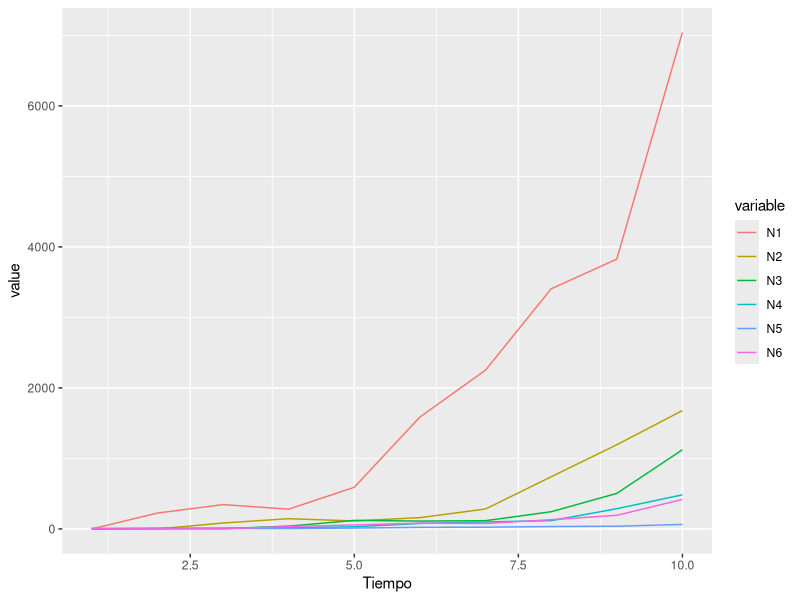

Write the R code that produced this figure.
A <- as.matrix(read.csv("Scripts-R/Silene-matriz.csv"))

tiempo = 10

N <- matrix(0, nrow = 6, ncol = tiempo)

N0 <- c(0, 0, 0, 5, 5, 5)

N[, 1] <- N0

set.seed(183)

for(i in 2:tiempo){
  a <- A
  a[] <- sapply(A[], function(x){rnorm(1, x, sd = x/4)})
  a[] <- ifelse(a[] < 0, 0, a[])
  n <-  a %*% N[, i-1]
  N[, i] <- sapply(n, function(x){rpois(1, x)})
}

N.df <- data.frame(t(N))
names(N.df) <- c("N1", "N2", "N3", "N4", "N5", "N6")
N.df$Tiempo <- 1:tiempo

N.m <- reshape2::melt(N.df, id.vars = "Tiempo")

library(ggplot2)

ggplot(N.m) + geom_line(aes(x = Tiempo, y = value, colour = variable))

eigen(A)
